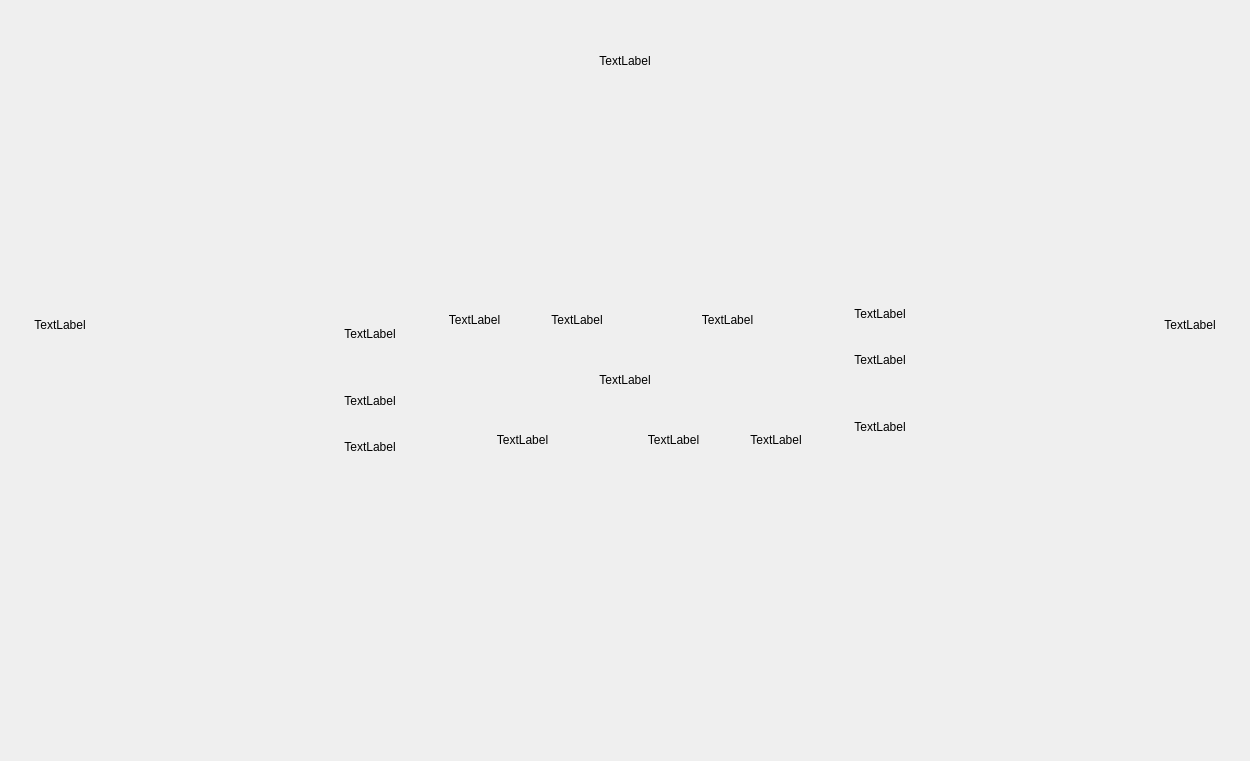
<?xml version="1.0" encoding="UTF-8"?>
<ui version="4.0">
 <class>MainWindow</class>
 <widget class="QMainWindow" name="MainWindow">
  <property name="geometry">
   <rect>
    <x>0</x>
    <y>0</y>
    <width>1250</width>
    <height>761</height>
   </rect>
  </property>
  <property name="sizePolicy">
   <sizepolicy hsizetype="Preferred" vsizetype="Preferred">
    <horstretch>0</horstretch>
    <verstretch>0</verstretch>
   </sizepolicy>
  </property>
  <property name="windowTitle">
   <string>MainWindow</string>
  </property>
  <widget class="QWidget" name="centralwidget">
   <property name="autoFillBackground">
    <bool>false</bool>
   </property>
   <layout class="QGridLayout" name="gridLayout" rowstretch="6,1">
    <item row="1" column="0">
     <widget class="QWidget" name="selfCards" native="true">
      <property name="minimumSize">
       <size>
        <width>0</width>
        <height>0</height>
       </size>
      </property>
      <property name="maximumSize">
       <size>
        <width>16777215</width>
        <height>16777215</height>
       </size>
      </property>
      <layout class="QHBoxLayout" name="horizontalLayout_3">
       <property name="spacing">
        <number>1</number>
       </property>
       <property name="sizeConstraint">
        <enum>QLayout::SetDefaultConstraint</enum>
       </property>
       <property name="leftMargin">
        <number>0</number>
       </property>
       <property name="topMargin">
        <number>0</number>
       </property>
       <property name="rightMargin">
        <number>0</number>
       </property>
       <property name="bottomMargin">
        <number>0</number>
       </property>
       <item>
        <spacer name="horizontalSpacer_3">
         <property name="orientation">
          <enum>Qt::Horizontal</enum>
         </property>
         <property name="sizeType">
          <enum>QSizePolicy::Expanding</enum>
         </property>
         <property name="sizeHint" stdset="0">
          <size>
           <width>0</width>
           <height>20</height>
          </size>
         </property>
        </spacer>
       </item>
       <item>
        <spacer name="horizontalSpacer_4">
         <property name="orientation">
          <enum>Qt::Horizontal</enum>
         </property>
         <property name="sizeType">
          <enum>QSizePolicy::Expanding</enum>
         </property>
         <property name="sizeHint" stdset="0">
          <size>
           <width>0</width>
           <height>20</height>
          </size>
         </property>
        </spacer>
       </item>
      </layout>
     </widget>
    </item>
    <item row="0" column="0">
     <layout class="QGridLayout" name="gridLayout_2" columnstretch="1,10,1">
      <item row="0" column="0">
       <layout class="QVBoxLayout" name="verticalLayout_3">
        <item>
         <spacer name="verticalSpacer_2">
          <property name="orientation">
           <enum>Qt::Vertical</enum>
          </property>
          <property name="sizeHint" stdset="0">
           <size>
            <width>20</width>
            <height>40</height>
           </size>
          </property>
         </spacer>
        </item>
        <item>
         <widget class="QLabel" name="label_2">
          <property name="text">
           <string>TextLabel</string>
          </property>
          <property name="alignment">
           <set>Qt::AlignCenter</set>
          </property>
         </widget>
        </item>
        <item>
         <spacer name="verticalSpacer">
          <property name="orientation">
           <enum>Qt::Vertical</enum>
          </property>
          <property name="sizeHint" stdset="0">
           <size>
            <width>20</width>
            <height>40</height>
           </size>
          </property>
         </spacer>
        </item>
       </layout>
      </item>
      <item row="0" column="1">
       <layout class="QVBoxLayout" name="verticalLayout" stretch="3,15">
        <item>
         <layout class="QHBoxLayout" name="horizontalLayout_4">
          <item>
           <spacer name="horizontalSpacer_2">
            <property name="orientation">
             <enum>Qt::Horizontal</enum>
            </property>
            <property name="sizeHint" stdset="0">
             <size>
              <width>40</width>
              <height>20</height>
             </size>
            </property>
           </spacer>
          </item>
          <item>
           <widget class="QLabel" name="label_4">
            <property name="text">
             <string>TextLabel</string>
            </property>
            <property name="alignment">
             <set>Qt::AlignCenter</set>
            </property>
           </widget>
          </item>
          <item>
           <spacer name="horizontalSpacer">
            <property name="orientation">
             <enum>Qt::Horizontal</enum>
            </property>
            <property name="sizeHint" stdset="0">
             <size>
              <width>40</width>
              <height>20</height>
             </size>
            </property>
           </spacer>
          </item>
         </layout>
        </item>
        <item>
         <layout class="QHBoxLayout" name="horizontalLayout_5" stretch="1,3,1">
          <item>
           <layout class="QGridLayout" name="gridLayout_3">
            <item row="0" column="0">
             <spacer name="horizontalSpacer_5">
              <property name="orientation">
               <enum>Qt::Horizontal</enum>
              </property>
              <property name="sizeHint" stdset="0">
               <size>
                <width>40</width>
                <height>20</height>
               </size>
              </property>
             </spacer>
            </item>
           </layout>
          </item>
          <item>
           <layout class="QVBoxLayout" name="verticalLayout_2" stretch="1,1,1">
            <item>
             <layout class="QGridLayout" name="gridLayout_7">
              <item row="0" column="0">
               <spacer name="verticalSpacer_6">
                <property name="orientation">
                 <enum>Qt::Vertical</enum>
                </property>
                <property name="sizeHint" stdset="0">
                 <size>
                  <width>20</width>
                  <height>40</height>
                 </size>
                </property>
               </spacer>
              </item>
             </layout>
            </item>
            <item>
             <layout class="QHBoxLayout" name="horizontalLayout" stretch="1,4,1">
              <item>
               <layout class="QVBoxLayout" name="verticalLayout_6" stretch="2,1,1">
                <item>
                 <widget class="QLabel" name="leftWind">
                  <property name="text">
                   <string>TextLabel</string>
                  </property>
                  <property name="alignment">
                   <set>Qt::AlignCenter</set>
                  </property>
                 </widget>
                </item>
                <item>
                 <widget class="QLabel" name="leftFlowerIcon">
                  <property name="text">
                   <string>TextLabel</string>
                  </property>
                  <property name="alignment">
                   <set>Qt::AlignCenter</set>
                  </property>
                 </widget>
                </item>
                <item>
                 <widget class="QLabel" name="leftFlowerCount">
                  <property name="text">
                   <string>TextLabel</string>
                  </property>
                  <property name="alignment">
                   <set>Qt::AlignCenter</set>
                  </property>
                 </widget>
                </item>
               </layout>
              </item>
              <item>
               <layout class="QVBoxLayout" name="verticalLayout_5">
                <item>
                 <layout class="QHBoxLayout" name="horizontalLayout_7" stretch="1,1,2">
                  <item>
                   <widget class="QLabel" name="oppositeFlowerCount">
                    <property name="text">
                     <string>TextLabel</string>
                    </property>
                    <property name="alignment">
                     <set>Qt::AlignCenter</set>
                    </property>
                   </widget>
                  </item>
                  <item>
                   <widget class="QLabel" name="oppositeFlowerIcon">
                    <property name="text">
                     <string>TextLabel</string>
                    </property>
                    <property name="alignment">
                     <set>Qt::AlignCenter</set>
                    </property>
                   </widget>
                  </item>
                  <item>
                   <widget class="QLabel" name="opposideWind">
                    <property name="text">
                     <string>TextLabel</string>
                    </property>
                    <property name="alignment">
                     <set>Qt::AlignCenter</set>
                    </property>
                   </widget>
                  </item>
                 </layout>
                </item>
                <item>
                 <widget class="QLabel" name="label_8">
                  <property name="text">
                   <string>TextLabel</string>
                  </property>
                  <property name="alignment">
                   <set>Qt::AlignCenter</set>
                  </property>
                 </widget>
                </item>
                <item>
                 <layout class="QHBoxLayout" name="horizontalLayout_2" stretch="2,1,1">
                  <item>
                   <widget class="QLabel" name="selfWind">
                    <property name="text">
                     <string>TextLabel</string>
                    </property>
                    <property name="alignment">
                     <set>Qt::AlignCenter</set>
                    </property>
                   </widget>
                  </item>
                  <item>
                   <widget class="QLabel" name="selfFlowerIcon">
                    <property name="text">
                     <string>TextLabel</string>
                    </property>
                    <property name="alignment">
                     <set>Qt::AlignCenter</set>
                    </property>
                   </widget>
                  </item>
                  <item>
                   <widget class="QLabel" name="selfFlowerCount">
                    <property name="text">
                     <string>TextLabel</string>
                    </property>
                    <property name="alignment">
                     <set>Qt::AlignCenter</set>
                    </property>
                   </widget>
                  </item>
                 </layout>
                </item>
               </layout>
              </item>
              <item>
               <layout class="QVBoxLayout" name="verticalLayout_7" stretch="1,1,2">
                <item>
                 <widget class="QLabel" name="rightFlowerCount">
                  <property name="text">
                   <string>TextLabel</string>
                  </property>
                  <property name="alignment">
                   <set>Qt::AlignCenter</set>
                  </property>
                 </widget>
                </item>
                <item>
                 <widget class="QLabel" name="rightFlowerIcon">
                  <property name="text">
                   <string>TextLabel</string>
                  </property>
                  <property name="alignment">
                   <set>Qt::AlignCenter</set>
                  </property>
                 </widget>
                </item>
                <item>
                 <widget class="QLabel" name="rightWind">
                  <property name="text">
                   <string>TextLabel</string>
                  </property>
                  <property name="alignment">
                   <set>Qt::AlignCenter</set>
                  </property>
                 </widget>
                </item>
               </layout>
              </item>
             </layout>
            </item>
            <item>
             <layout class="QGridLayout" name="gridLayout_6">
              <item row="0" column="0">
               <spacer name="verticalSpacer_5">
                <property name="orientation">
                 <enum>Qt::Vertical</enum>
                </property>
                <property name="sizeHint" stdset="0">
                 <size>
                  <width>20</width>
                  <height>40</height>
                 </size>
                </property>
               </spacer>
              </item>
             </layout>
            </item>
           </layout>
          </item>
          <item>
           <layout class="QGridLayout" name="gridLayout_4">
            <item row="0" column="0">
             <spacer name="horizontalSpacer_6">
              <property name="orientation">
               <enum>Qt::Horizontal</enum>
              </property>
              <property name="sizeHint" stdset="0">
               <size>
                <width>40</width>
                <height>20</height>
               </size>
              </property>
             </spacer>
            </item>
           </layout>
          </item>
         </layout>
        </item>
       </layout>
      </item>
      <item row="0" column="2">
       <layout class="QVBoxLayout" name="verticalLayout_4">
        <item>
         <spacer name="verticalSpacer_4">
          <property name="orientation">
           <enum>Qt::Vertical</enum>
          </property>
          <property name="sizeHint" stdset="0">
           <size>
            <width>20</width>
            <height>40</height>
           </size>
          </property>
         </spacer>
        </item>
        <item>
         <widget class="QLabel" name="label_3">
          <property name="text">
           <string>TextLabel</string>
          </property>
          <property name="alignment">
           <set>Qt::AlignCenter</set>
          </property>
         </widget>
        </item>
        <item>
         <spacer name="verticalSpacer_3">
          <property name="orientation">
           <enum>Qt::Vertical</enum>
          </property>
          <property name="sizeHint" stdset="0">
           <size>
            <width>20</width>
            <height>40</height>
           </size>
          </property>
         </spacer>
        </item>
       </layout>
      </item>
     </layout>
    </item>
   </layout>
  </widget>
 </widget>
 <resources/>
 <connections/>
</ui>
